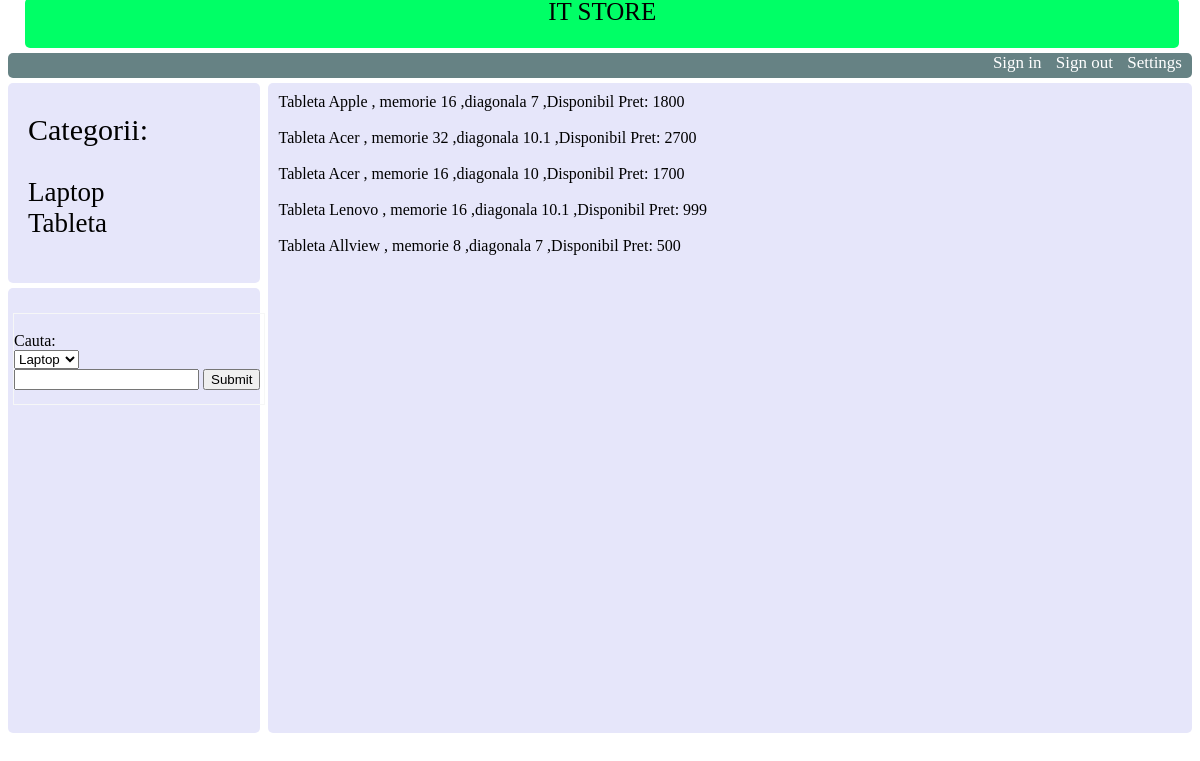
Page /Tableta.php on the committed database.
### tables this page shows
CREATE TABLE `produs` (
  `IDP` int(11) NOT NULL,
  `Tip` varchar(7) NOT NULL,
  `Producator` varchar(25) NOT NULL,
  `Memorie` int(4) NOT NULL,
  `Diagonala` float NOT NULL,
  `OS` varchar(15) DEFAULT NULL,
  `Disp` varchar(15) NOT NULL,
  `Pret` int(11) NOT NULL
);

### Tableta.php (the view, shortened to what this page needs)
<!DOCTYPE html>
<html>
	<head>
		<link type="text/css" rel="stylesheet" href="stylesheet.css"/>
	</head>
	<body>
	    <div id="header">
			IT STORE
	    </div>
	    <div id="sign_out">
	    	<li id="list">
				<a class="butonn" href="Client.php ">Sign in      </a>
	    		<a class="butonn" href="logout.php">Sign out     </a>
	    		<a class="butonn" href="#">Settings     </a>
	    	</li>
	    </div>
	    <div id="left">
	    	<p id="categ">Categorii: </p>
				<a class="buton" href="Laptop.php">Laptop </a>
				<a class="buton" href="Tableta.php">Tableta </a>
	    </div>
		<div id="left_bottom">
			<div id="Search_form">
				<form action="Produse.php" method="POST">
					<br>Cauta: <br>
					<select name="filter">
						<option value="Laptop">Laptop</option>
					</select> <br>
					<input type="text" name="cauta">
					<input type="submit" name="submit">
				</form>
			</div>
		</div>
	    <div id="right">
		<div style="margin-top:10px; margin-left:10px;">
		<?php
		$product_type = 'Tableta';
		$query = "SELECT * FROM `produs` WHERE `Tip` = '$product_type' ORDER BY `IDP` ";
		if($query_run = mysql_query($query)) {
			if(mysql_num_rows($query_run) == NULL) {
				echo 'Nu exista niciun produs dupa criteriul cautat';
			} else {
				while($query_row = mysql_fetch_assoc($query_run)) {
					$producator = $query_row['Producator'];
					$memorie = $query_row['Memorie'];
					$diagonala = $query_row['Diagonala'];
					$disp = $query_row['Disp'];
					$price = $query_row['Pret'];
					echo "$product_type".' '.$producator.' , memorie '.$memorie.' ,diagonala '.$diagonala.' ,'.$disp.'   Pret: '.$price.'<br><br>';
				}
			}
		} else {
			echo mysql_error();
		}
		?>
		</div>
		</div>
	</body>
</html>

### stylesheet.css (style rules this page uses)
#header { margin-left: 17px; position: relative; margin-top: -10px; background-color: #00FF66; width: 97.5%; height:50px; text-align: center; font-size: 25px; border-radius: 5px; }
#sign_out { position: relative; margin-top: 5px; background-color: #668284; width: 100%; height: 25px; border-radius: 5px; text-align: right; display: block; }
#list { text-decoration: none; display: block; }
.butonn { color: white; text-decoration: none; font-size: 17px; margin-right: 10px; }
#left { position: absolute; margin-top: 5px; background-color: #E6E6FA; width: 21%; height: 200px; border-radius: 5px; }
#categ { margin-left: 20px; font-size: 30px; }
.buton { color: black; text-decoration: none; font-size: 27px; margin-left: 20px; display: block; }
#right { float: right; margin-top: 5px; background-color: #E6E6FA; width: 78%; height: 650px; border-radius: 5px; display: block; overflow: auto; }
#Search_form { width: 250px; height: 90px; margin-left: 5px; margin-top: 25px; border: solid 1px #F6F7F7; }
#left_bottom { position: absolute; margin-top: 210px; background-color: #E6E6FA; width: 21%; height: 445px; border-radius: 5px; }

### rows in the picture
produs: Producator "Apple", Memorie "16", Diagonala "7", Disp "Disponibil", Pret "1800"
produs: Producator "Acer", Memorie "32", Diagonala "10.1", Disp "Disponibil", Pret "2700"
produs: Producator "Acer", Memorie "16", Diagonala "10", Disp "Disponibil", Pret "1700"
produs: Producator "Lenovo", Memorie "16", Diagonala "10.1", Disp "Disponibil", Pret "999"
produs: Producator "Allview", Memorie "8", Diagonala "7", Disp "Disponibil", Pret "500"
